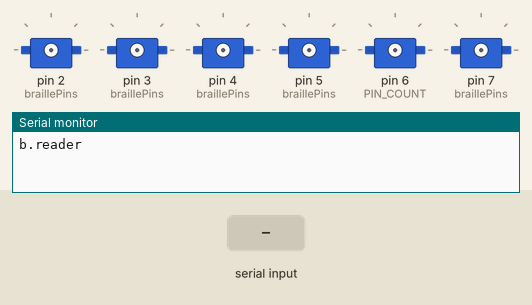
Bench run of a sketch on a simulated Arduino Uno, built with avr-gcc and run on an emulated ATmega328P. Shown: 6 × servo, the last lines printed to the serial monitor. The inputs (shaded band) are chosen by the test bench.

Above: at 3.2 s.
3.3 s: "0" received over the second serial link
At 5.1 s:
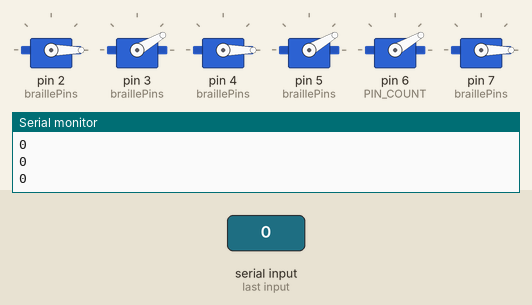
6.3 s: "1" received over the second serial link
At 9.9 s:
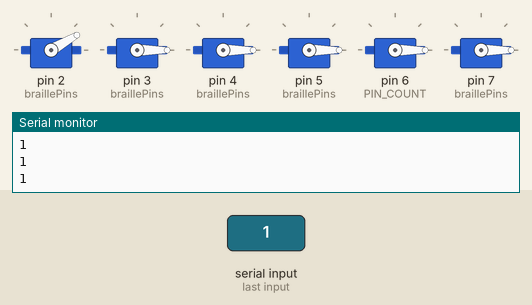
10.8 s: "2" received over the second serial link
At 14.7 s:
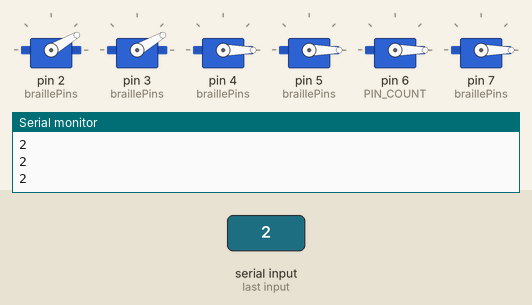
15.5 s: "3" received over the second serial link
At 19.6 s:
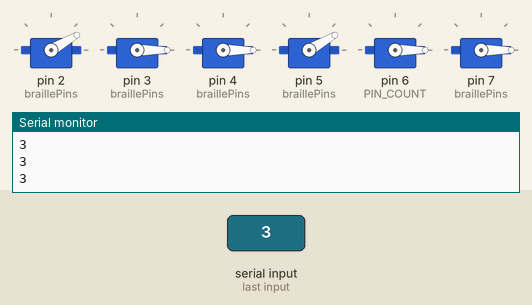
20.2 s: "4" received over the second serial link
At 24.0 s:
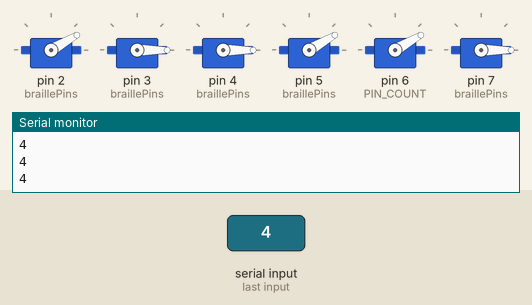
Timing chart, 0 to 24.2 s (numbered marks = the images above; inputs shaded):
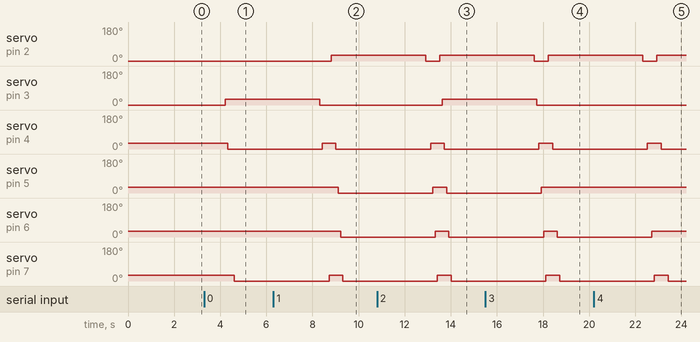

The sketch:

breaderArduino.ino
```cpp
#include <SoftwareSerial.h>
#include <Servo.h>
#define CHAR_ARRAY_SIZE 72
#define PIN_COUNT 6

SoftwareSerial mySerial(10, 11); // RX, TX

byte byteRead;

int braillePins[] = { 2, 3, 4, 5, 6, 7 };
int refreshSpeed = 3000;

String inData = String("");
char caps[] = "000001";
char number[] = "001111";
char space[] = "111111";

const int numServos = 6;
Servo servos[numServos];

int delayBetweenPins = 100;
int rotation = 30;

boolean runningBluetooth = true;
boolean debuggingServos = false;

// Array of braille binary representations mapped to their equivalent letter
char *braileData[] = {"a", "100000", "b", "110000", "c", "100100", "d", "100110", "e", "100010", "f", "110100",
		"g", "110110", "h", "110010", "i", "010100", "j", "010110", "k", "101000", "l", "111000",
                "m", "101100", "n", "101110", "o", "101010", "p", "111100", "q", "111110", "r", "111010",
                "s", "011100", "t", "011110", "u", "101001", "v", "111001", "w", "010111", "x", "101101",
                "y", "101111", "z", "101001", ".", "010011", ",", "010000", "!", "011010", ";", "011000",
                ":", "100011",};


void setup() {
   Serial.begin(9600);
    delay(2000); // Give the solenoids a moment to set their state
    Serial.println("b.reader");

    // set the data rate for the SoftwareSerial port
    mySerial.begin(9600);

    mySerial.println("Hello, world?");
//
//
//    for(int i=0; i<numServos; i++) {
//      servos[i].attach(i+2);
//    }
}


void loop() {
    // testing the servo
    if(debuggingServos) {
      sendBinaryToArduino("111111");
      delay(1000);
      sendBinaryToArduino("000000");
      delay(1000);
    }

    // bluetooth
    if(runningBluetooth) {
      // Implement variable speed using pentotiometer
	 // Here we listen for serial input to translate the words
	 // to braille representation
	if( mySerial.available() > 0 )
	{
		inData = "";
		int h = mySerial.available();
		for (int i = 0; i < h; i++)
		{
                        char c = (char)mySerial.read();
//			Serial.print("top in for \n");
			Serial.println(c);
//			Serial.print("bottom  in for \n");
			inData.concat(c);
		}
//		Serial.print("top of loop \n");
		Serial.println(inData);
//		Serial.print("bottom of loop \n");

		if (inData!="")
		{
			convertStringToBraille(inData);
//			convertStringToBraille(space);
		}
		inData = "";
	}
//
//	if (mySerial.available())
//		Serial.println(mySerial.available());
//		Serial.write(mySerial.read());
	if (Serial.available())
		mySerial.write(Serial.read());

	delay(500);
    }
}

void convertStringToBraille( String text )
{
	int stringLength = text.length();

	for( int i=0; i < stringLength; i++ )
	{
		char currentChar = text.charAt(i);
	// Handle special case for capital letters,
	// numbers, spaces and then standard lower
	// case letters
//		Serial.print("top of number \n");
		Serial.println(currentChar);
//		Serial.print("\n");
//		Serial.print(text);
//		Serial.print("bottom of number \n");
		if(currentChar>='A' && currentChar <='Z')
		{
			sendBinaryToArduino(caps);
		}
		else if(currentChar>='0' == currentChar<='9')
		{
			sendBinaryToArduino(number);
			String braille = getBrailleEquivalent(isANumber(currentChar));
			sendBinaryToArduino(braille);
		}
		else if( currentChar == ' ' )
		{
			sendBinaryToArduino(space);
		}
		else
		{
			String braille = getBrailleEquivalent(currentChar);
			sendBinaryToArduino(braille);
		}
		delay(refreshSpeed);
	}

        Serial.print("\n\n\n\n\n\n\n\n\n\n\n\n\n\n\n");
}

char isANumber( char c ){
	// In braille numbers 0 - 1 are shown as letters a - j with a
	// # in front of the letter, so here we just return the
	// equivalent letter
	if(c == '0'){
		return 'j';
	} else if(c == '1'){
		return 'a';
	} else if(c == '2'){
		return 'b';
	} else if(c == '3'){
		return 'c';
	} else if(c == '4'){
		return 'd';
	} else if(c == '5'){
		return 'e';
	} else if(c == '6'){
		return 'f';
	} else if(c == '7'){
		return 'g';
	} else if(c == '8'){
		return 'h';
	} else if(c == '9'){
		return 'i';
	}
}

void sendBinaryToArduino(String binary){
	// Loop through the binary braille representation
	// and set the pin status for each bit
//	Serial.print(binary);
//	Serial.print("\n");
	for( int i = 0; i < binary.length(); i++ )
	{
		char currentChar = binary.charAt(i);
                servos[i].attach(i+2);
		if( currentChar == '1') {
//			digitalWrite(braillePins[i], LOW);
                      servos[i].write(rotation);
		}
		else if ( currentChar == '0')
		{
//			digitalWrite(braillePins[i], HIGH);
                      servos[i].write(0);
		}
                 delay(delayBetweenPins);
                servos[i].detach();
//              delay(250);
	}
}

String getBrailleEquivalent( char c )
{
	// Loop through the array of characters and match the character
	// parameter to return the binary equivelant
	for (int i=0; i < CHAR_ARRAY_SIZE; i++)
	{
		if (String(c) == braileData[i])
		{
			return braileData[i+1];
			break;
		}
	}
}
```

Measured:
- after the input at 3.3 s, servo on pin 3 (braillePins): 0° → 30° after 0.92 s; servo on pin 4 (braillePins): 30° → 0° after 1.0 s; servo on pin 7 (braillePins): 30° → 0° after 1.3 s
- after the input at 6.3 s, servo on pin 2 (braillePins): 0° → 30° after 2.5 s; servo on pin 3 (braillePins): 30° → 0° after 2.0 s; servo on pin 4 (braillePins): 0° → 30° after 2.1 s, → 0° 0.60 s later; servo on pin 5 (braillePins): 30° → 0° after 2.8 s; servo on pin 6 (PIN_COUNT): 30° → 0° after 2.9 s
- after the input at 10.8 s, servo on pin 2 (braillePins): 30° → 0° after 2.1 s, → 30° 0.60 s later; servo on pin 3 (braillePins): 0° → 30° after 2.8 s
- after the input at 15.5 s, servo on pin 2 (braillePins): 30° → 0° after 2.1 s, → 30° 0.60 s later; servo on pin 3 (braillePins): 30° → 0° after 2.2 s; servo on pin 4 (braillePins): 0° → 30° after 2.3 s, → 0° 0.60 s later; servo on pin 5 (braillePins): 0° → 30° after 2.4 s; servo on pin 6 (PIN_COUNT): 0° → 30° after 2.5 s, → 0° 0.60 s later
- after the input at 20.2 s, servo on pin 2 (braillePins): 30° → 0° after 2.1 s, → 30° 0.60 s later; servo on pin 4 (braillePins): 0° → 30° after 2.3 s, → 0° 0.60 s later; servo on pin 6 (PIN_COUNT): 0° → 30° after 2.5 s; servo on pin 7 (braillePins): 0° → 30° after 2.6 s, → 0° 0.60 s later
